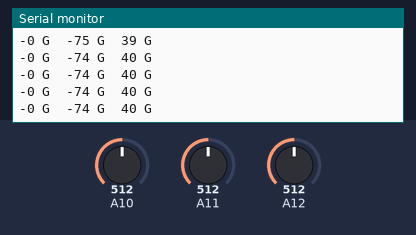
Bench run of a sketch on a simulated Arduino Mega 2560, built with avr-gcc and run on an emulated ATmega2560. On the bench: the last lines printed to the serial monitor. The test bench sets the inputs (shaded band); at power-on: A10 = 512, A11 = 512, A12 = 512.

Above: at 1.2 s.
1.3 s: A10 set to 365
At 1.59 s:
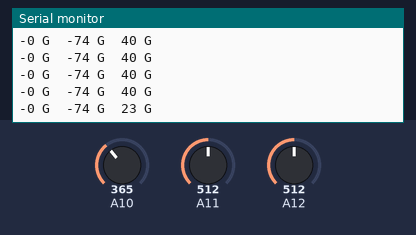
2.8 s: A11 set to 365
At 2.82 s:
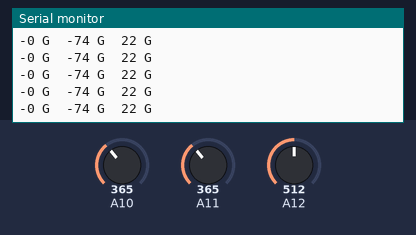
4.3 s: A12 set to 365
At 4.45 s:
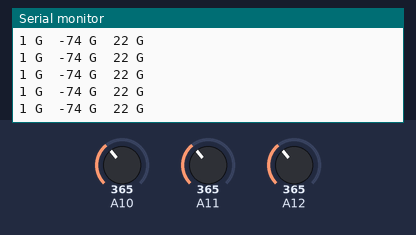
5.8 s: A10 set to 385
At 5.88 s:
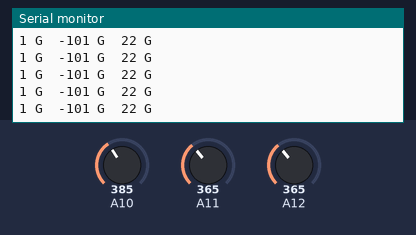
7.3 s: A12 set to 385
At 7.31 s:
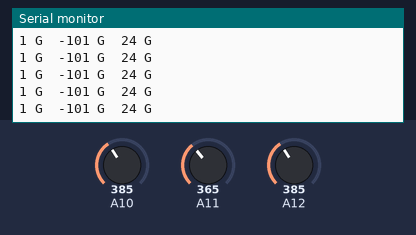
8.8 s: A11 set to 511
At 8.94 s:
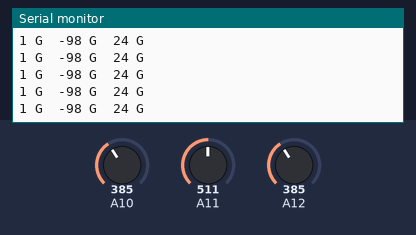
Timing chart, 0 to 11.3 s (numbered marks = the images above; inputs shaded):
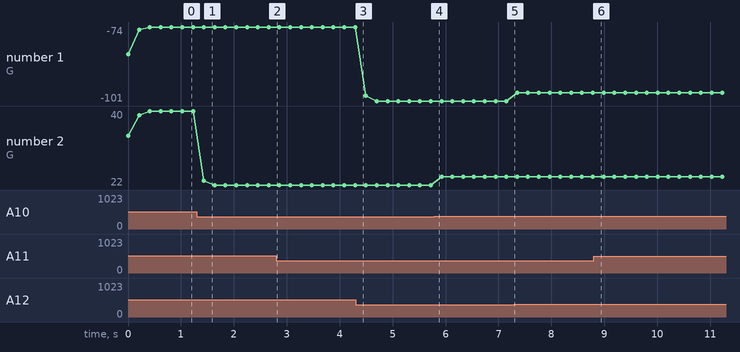

Measured:
- after the input at 1.3 s, the serial monitor: prints a new line after 0.13 s (image 1)
- plotted number 1: -74 → -101 after the input at 4.3 s, -101 → -98 after the input at 7.3 s
- plotted number 2: 40 → 22 after the input at 1.3 s, 22 → 24 after the input at 5.8 s

The sketch:

Calibrate_Sensor.ino
```cpp
  #define SENSOR_MOVIMENTO_ACELEROMETRO_SDA_Y 28
  #define SENSOR_MOVIMENTO_ACELEROMETRO_LCS_X 27
  #define SENSOR_MOVIMENTO_ACELEROMETRO_SDO_Z 26


int X_MIN = 663;
int X_MAX = 375;
float X_MAP = 0;
int X_RAW = 0;
float X_G = 0;

int Y_MIN = 1007;
int Y_MAX = 1019;
float Y_MAP = 0;
int Y_RAW = 0;
float Y_G = 0;

int Z_MIN = 201;
int Z_MAX = 219;
float Z_MAP = 0;
int Z_RAW = 0;
float Z_G = 0;

float DIVISION = 1000.0;
const int samples = 10;

void setup()
{
  Serial.begin(115200);
}


void loop()
{

  for(int i=0;i<samples;i++)
  {
    X_RAW +=analogRead(SENSOR_MOVIMENTO_ACELEROMETRO_LCS_X);
    Y_RAW +=analogRead(SENSOR_MOVIMENTO_ACELEROMETRO_SDA_Y);
    Z_RAW +=analogRead(SENSOR_MOVIMENTO_ACELEROMETRO_SDO_Z);
  }


  X_RAW/=samples;
  Y_RAW/=samples;
  Z_RAW/=samples;

  //Convert raw values to 'milli-Gs"
  //Convert value of RawMin to -1000
  //Convert value of RawMax to 1000
  X_MAP = map(X_RAW, X_MIN, X_MAX, -DIVISION, DIVISION);
  Y_MAP = map(Y_RAW, Y_MIN, Y_MAX, -DIVISION, DIVISION);
  Z_MAP = map(Z_RAW, Z_MIN, Z_MAX, -DIVISION, DIVISION);

  // CALCULAR GRAVIDADE
  X_G = X_MAP / DIVISION;
  Y_G = Y_MAP / DIVISION;
  Z_G = Z_MAP / DIVISION;

  Serial.print(X_G,0);
  Serial.print(" G");
  Serial.print("\t");

  Serial.print(Y_G,0);
  Serial.print(" G");
  Serial.print("\t");

  Serial.print(Z_G,0);
  Serial.print(" G");
  Serial.println();

  delay(200);
}
```
